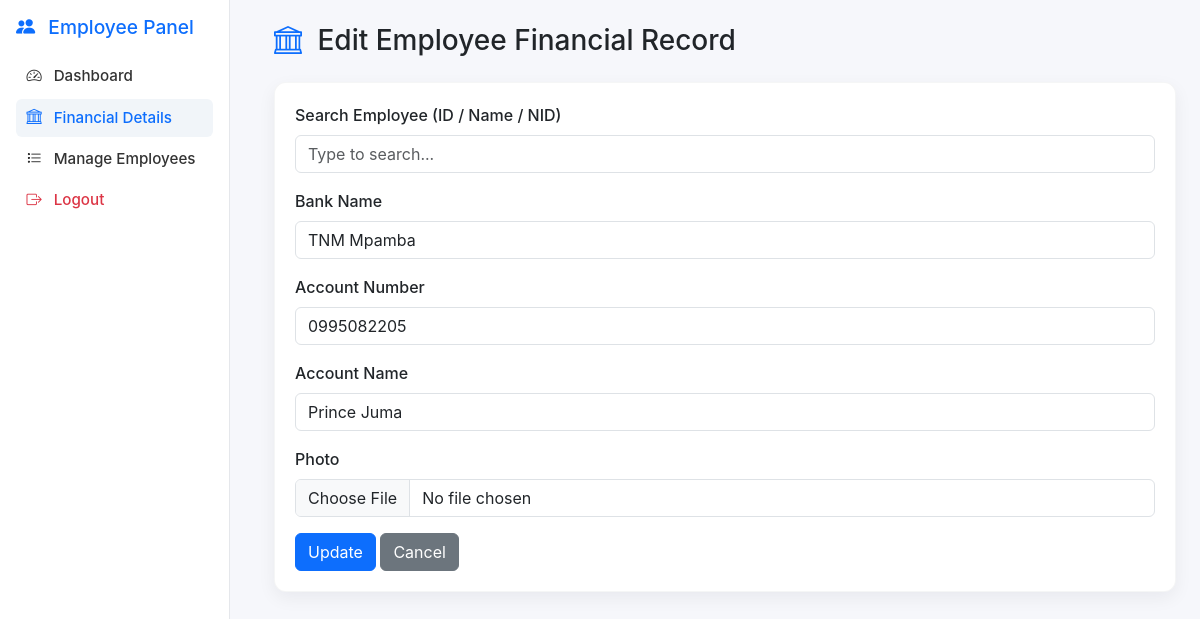
Page /goal_project_app/employees/add_employee_financial.php?id=1 (signed in) on the committed database.
### tables this page shows
CREATE TABLE `employee_financials` (
  `id` int(11) NOT NULL,
  `employee_id` int(11) NOT NULL,
  `bank_name` varchar(100) NOT NULL,
  `account_number` varchar(50) NOT NULL,
  `account_name` varchar(100) NOT NULL,
  `photo` varchar(255) DEFAULT NULL,
  `created_at` timestamp NOT NULL DEFAULT current_timestamp(),
  `updated_at` timestamp NOT NULL DEFAULT current_timestamp() ON UPDATE current_timestamp()
);

### goal_project_app/employees/add_employee_financial.php (the view, shortened to what this page needs)
<?php
require_once "../config/db.php";
$id = $_GET['id'] ?? 0;
$financial = null;
if ($id) {
    $stmt = $pdo->prepare("SELECT * FROM employee_financials WHERE id=? LIMIT 1");
    $stmt->execute([$id]);
    $financial = $stmt->fetch(PDO::FETCH_ASSOC);
}
?>
<!DOCTYPE html>
<html lang="en">
<head>
<link href="https://cdn.jsdelivr.net/npm/bootstrap@5.3.2/dist/css/bootstrap.min.css" rel="stylesheet">
<link href="https://cdn.jsdelivr.net/npm/bootstrap-icons/font/bootstrap-icons.css" rel="stylesheet">
</head>
<body>
<aside class="sidebar d-flex flex-column">
  <h4><i class="bi bi-people-fill me-2"></i> Employee Panel</h4>
  <nav class="nav flex-column">
    <a class="nav-link" href="dashboard.php"><i class="bi bi-speedometer2 me-2"></i> Dashboard</a>
    <a class="nav-link active" href="employee_financial_details.php"><i class="bi bi-bank me-2"></i> Financial Details</a>
    <a class="nav-link" href="manage_employee.php"><i class="bi bi-list-task me-2"></i> Manage Employees</a>
    <a class="nav-link text-danger mt-auto" href="../logout.php"><i class="bi bi-box-arrow-right me-2"></i> Logout</a>
  </nav>
</aside>
<main class="content">
  <h3 class="mb-4"><i class="bi bi-bank me-2 text-primary"></i> <?= $id ? 'Edit' : 'Add' ?> Employee Financial Record</h3>
  <div class="card-modern">
    <form method="post" enctype="multipart/form-data">
      <div class="mb-3">
        <label class="form-label">Search Employee (ID / Name / NID)</label>
        <input type="text" id="employeeSearch" class="form-control" placeholder="Type to search..." value="<?= $financial['full_name'] ?? '' ?>">
      </div>
      <div class="mb-3">
        <label class="form-label">Bank Name</label>
        <input type="text" name="bank_name" class="form-control" value="<?= $financial['bank_name'] ?? '' ?>" required>
      </div>
      <div class="mb-3">
        <label class="form-label">Account Number</label>
        <input type="text" name="account_number" class="form-control" value="<?= $financial['account_number'] ?? '' ?>" required>
      </div>
      <div class="mb-3">
        <label class="form-label">Account Name</label>
        <input type="text" name="account_name" class="form-control" value="<?= $financial['account_name'] ?? '' ?>" required>
      </div>
      <div class="mb-3">
        <label class="form-label">Photo</label><br>
        <input type="file" name="photo" class="form-control">
      </div>
      <button type="submit" class="btn btn-primary"><?= $id ? 'Update' : 'Save' ?></button>
      <a href="employee_financial_details.php" class="btn btn-secondary">Cancel</a>
    </form>
  </div>
</main>
</body>
</html>

### goal_project_app/employees/add_employee_financial.php (style rules this page uses)
body { background:#f6f7fb; font-family: Inter, system-ui, -apple-system, Segoe UI, Roboto, sans-serif; }
.sidebar { width:230px; min-height:100vh; background:#fff; border-right:1px solid #e5e7eb; padding:1rem; position:fixed; top:0; left:0; }
.sidebar h4 { color:#0d6efd; margin-bottom:1.2rem; font-size:1.2rem; }
.sidebar .nav-link { color:#333; border-radius:6px; padding:.45rem .65rem; font-weight:500; font-size:0.95rem; margin-bottom:4px; }
.sidebar .nav-link.active, .sidebar .nav-link:hover { color:#0d6efd; background:#f1f5f9; }
.content { margin-left:250px; padding:24px; }
.card-modern { border-radius:12px; box-shadow:0 6px 18px rgba(16,24,40,0.06); border:1px solid rgba(16,24,40,0.04); padding:20px; background:#fff; }
.form-label { font-weight:500; }

### rows in the picture
employee_financials: bank_name "TNM Mpamba", account_number "0995082205", account_name "Prince Juma"
